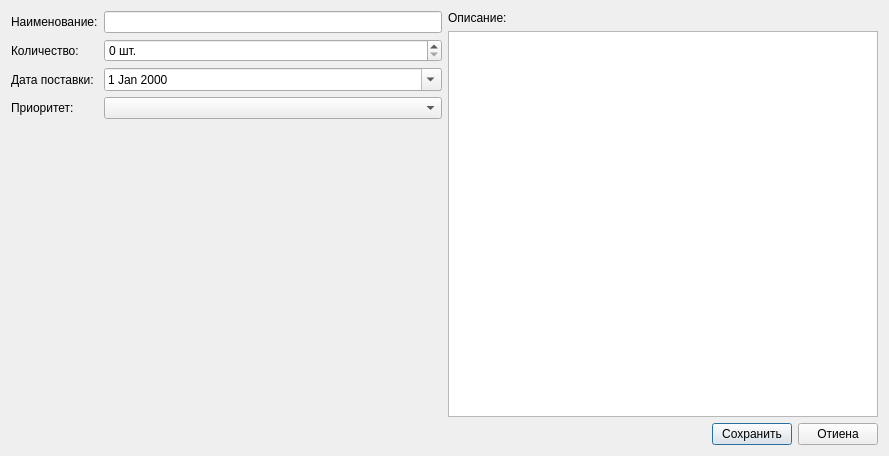
<?xml version="1.0" encoding="UTF-8"?>
<ui version="4.0">
 <class>Dialog</class>
 <widget class="QDialog" name="Dialog">
  <property name="geometry">
   <rect>
    <x>0</x>
    <y>0</y>
    <width>889</width>
    <height>456</height>
   </rect>
  </property>
  <property name="windowTitle">
   <string>Введите данные о заказе</string>
  </property>
  <layout class="QVBoxLayout" name="verticalLayout_2">
   <item>
    <layout class="QHBoxLayout" name="horizontalLayout_2">
     <item>
      <layout class="QFormLayout" name="formLayout">
       <item row="0" column="0">
        <widget class="QLabel" name="lblName">
         <property name="text">
          <string>Наименование:</string>
         </property>
        </widget>
       </item>
       <item row="0" column="1">
        <widget class="QLineEdit" name="editName"/>
       </item>
       <item row="1" column="0">
        <widget class="QLabel" name="lblQuantity">
         <property name="text">
          <string>Количество:</string>
         </property>
        </widget>
       </item>
       <item row="1" column="1">
        <widget class="QSpinBox" name="spinQuantity">
         <property name="accelerated">
          <bool>true</bool>
         </property>
         <property name="showGroupSeparator" stdset="0">
          <bool>true</bool>
         </property>
         <property name="suffix">
          <string> шт.</string>
         </property>
         <property name="maximum">
          <number>1000000000</number>
         </property>
        </widget>
       </item>
       <item row="2" column="0">
        <widget class="QLabel" name="lblDateReceive">
         <property name="text">
          <string>Дата поставки:</string>
         </property>
        </widget>
       </item>
       <item row="2" column="1">
        <widget class="QDateEdit" name="dateReceive">
         <property name="calendarPopup">
          <bool>true</bool>
         </property>
        </widget>
       </item>
       <item row="3" column="0">
        <widget class="QLabel" name="lblPriority">
         <property name="text">
          <string>Приоритет:</string>
         </property>
        </widget>
       </item>
       <item row="3" column="1">
        <widget class="QComboBox" name="comboPriority"/>
       </item>
      </layout>
     </item>
     <item>
      <layout class="QVBoxLayout" name="verticalLayout">
       <item>
        <widget class="QLabel" name="lblDescript">
         <property name="text">
          <string>Описание:</string>
         </property>
        </widget>
       </item>
       <item>
        <widget class="QPlainTextEdit" name="textDescript"/>
       </item>
      </layout>
     </item>
    </layout>
   </item>
   <item>
    <layout class="QHBoxLayout" name="horizontalLayout">
     <item>
      <spacer name="horizontalSpacer">
       <property name="orientation">
        <enum>Qt::Horizontal</enum>
       </property>
       <property name="sizeHint" stdset="0">
        <size>
         <width>40</width>
         <height>20</height>
        </size>
       </property>
      </spacer>
     </item>
     <item>
      <widget class="QPushButton" name="btnOk">
       <property name="text">
        <string>Сохранить</string>
       </property>
      </widget>
     </item>
     <item>
      <widget class="QPushButton" name="btnCancel">
       <property name="text">
        <string>Отиена</string>
       </property>
      </widget>
     </item>
    </layout>
   </item>
  </layout>
 </widget>
 <resources/>
 <connections>
  <connection>
   <sender>btnCancel</sender>
   <signal>clicked()</signal>
   <receiver>Dialog</receiver>
   <slot>reject()</slot>
   <hints>
    <hint type="sourcelabel">
     <x>830</x>
     <y>429</y>
    </hint>
    <hint type="destinationlabel">
     <x>444</x>
     <y>227</y>
    </hint>
   </hints>
  </connection>
 </connections>
</ui>
